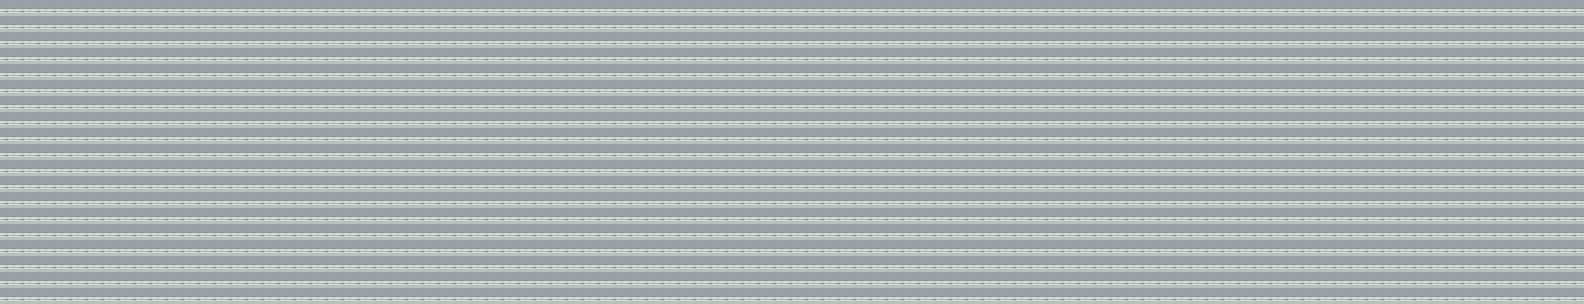

The image is a tile-based game level rendered from a .tmx file. Its description and source (layers, tilesets, objects; grid data summarised) follow:
An orthogonal 99x19 tile map with 16x16 px tiles, 1 tile layer (Capa de patrones 1).

<map version="1.2" tiledversion="1.3.2" orientation="orthogonal" renderorder="right-down" compressionlevel="-1" width="99" height="19" tilewidth="16" tileheight="16" infinite="0" nextlayerid="2" nextobjectid="1">
 <tileset firstgid="1" source="megamanPatron.tsx" />
 <layer id="1" name="Capa de patrones 1" width="99" height="19">
  <data>[1881 cells, 1881 non-empty, 1 distinct tile ids]</data>
 </layer>
</map>
